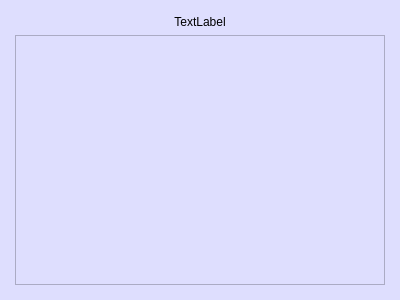
<?xml version="1.0" encoding="UTF-8"?>
<ui version="4.0">
 <class>User_Window</class>
 <widget class="QDialog" name="User_Window">
  <property name="geometry">
   <rect>
    <x>0</x>
    <y>0</y>
    <width>400</width>
    <height>300</height>
   </rect>
  </property>
  <property name="windowTitle">
   <string>Dialog</string>
  </property>
  <property name="styleSheet">
   <string notr="true">background: #dedefe;</string>
  </property>
  <layout class="QVBoxLayout" name="verticalLayout_2">
   <property name="leftMargin">
    <number>15</number>
   </property>
   <property name="topMargin">
    <number>15</number>
   </property>
   <property name="rightMargin">
    <number>15</number>
   </property>
   <property name="bottomMargin">
    <number>15</number>
   </property>
   <item>
    <layout class="QVBoxLayout" name="verticalLayout">
     <item>
      <widget class="QLabel" name="label">
       <property name="text">
        <string>TextLabel</string>
       </property>
       <property name="alignment">
        <set>Qt::AlignCenter</set>
       </property>
      </widget>
     </item>
     <item>
      <widget class="QTextEdit" name="textEdit"/>
     </item>
    </layout>
   </item>
  </layout>
 </widget>
 <resources/>
 <connections/>
</ui>
